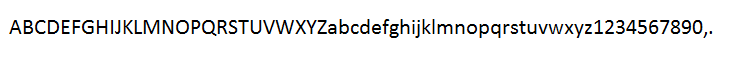
#> input picture training-data/calibri-alphabet.png, 732 x 65 px
$ python read-text-image.py training-data/calibri-alphabet.png training-data/calibri-alphabet.png
#> lines starting #> are read from the running program, lines starting #| are printed output that depends on the picture
import argparse
import json
from PIL import Image

##################################################################
#                          Methods
##################################################################

###############
# Convert a set of 2D data into rows
#
# rows = [ row1, row2, ... ]
# row = [ pixel1, pixel2, ...]
# len(rows) = number of entries in a column of pixels
#
##########
def getRowData(data,width):
	rows = []
	row = []

	count = 1

	for i in range(0,len(data)):

		row.append(data[i])

		if (count == width):
			rows.append(row)
			row = []
			count = 0

		count = count + 1

	return rows

###############
#
# cols = [ col1, col2, ... ]
# col = [ pixel1, pixel2, ...]
# len(cols) = number of entries in a row of pixels
#
##########

def getColData(rows):
	cols = []

	for j in range(0,len(rows[0])):
		col = []
		for i in range(0,len(rows)):
			col.append(rows[i][j])
		cols.append(col)

	return cols


#######
#
# chars = [ char1, char2, char3, ... ]
# char = [ col1Avg, col2Avg, ... ]
# colAvg = average pixel value of a column
# len(char) = number of columns in a character
#
####
def getChars(cols):

	chars = []
	char = []

	for i in range(0,len(cols)):

		colTotal = 0
		for j in range(0,len(cols[i])):
			colTotal = colTotal + cols[i][j]

		colAvg = colTotal / len(cols[i])

		if (colAvg < 255):
			char.append(colAvg)
		else:
			chars.append(char)
			char = []


	newChars = []
	for i in range(0,len(chars)):
		if (len(chars[i]) > 1):
			newChars.append(chars[i])
	chars = newChars
	return chars


#############
#
# trainedChars = { 'A' : char[0] , 'B' : char[1] }
#
#######
def trainChars(imageChars,textChars):

	trainedChars = {}

	for i in range(0,len(imageChars)):
		trainedChars[textChars[i]] = imageChars[i]

	return trainedChars

#################
#
# parse the image for characters
#
########
def parseImage(imageFile):

	print("Reading image : " + imageFile)

	im = Image.open(imageFile).convert('L')
	print("-----------------")
	print("-- Image stats --")
	print("-----------------")
	print(im.format, im.size, im.mode)
	print("-----------------")

	imgWidth, imgHeight = im.size

	pixels = list(im.getdata())

	rows = getRowData(pixels,imgWidth)
	cols = getColData(rows)
	chars = getChars(cols)

	print("Detected " + str(len(chars)) + " characters!\n")

	return chars

#################
#
# dump characters to json
#
########
def dumpCharsToJSON(filename,chars):
	f = open(filename, 'w')
	jsonChars = []
	for i in range(0,len(chars)):
		for j in range(0,len(chars[i])):
			jsonChars.append(chars[i][j])
		jsonChars.append(255)
		jsonChars.append(255)

	f.write(json.dumps(jsonChars))
	f.close()

#####################
#
# Score the test data with the trained data set
#
# scoreTable = { 'H' : scores, 'e' : scores }
# scores = [ score1 (char A), score2, score3, ..., score66]
#
##############
def scoreData(testChars,trainedChars):


	charString = ''


	for i in range(0,len(testChars)):

		minVal = 100000
		matchedChar = ''

		for key, value in trainedChars.items():

			penalty = 0

			if (len(testChars[i]) < len(value)):
				charLength = len(testChars[i])
			else:
				charLength = len(value)

			if (len(testChars[i]) == len(value)):
				penalty = 0
			else:
				penalty = 100

			score = 0
			totalDiff = 0

			for k in range(0,charLength):

				if (k > 0):

					testDiff = abs( testChars[i][k] - testChars[i][k-1] )
					trainDiff = abs( value[k] - value[k-1] )

					totalDiff = totalDiff + abs(testDiff - trainDiff)


			score = ( totalDiff / (charLength-1) ) + penalty

			if (score < minVal):
				minVal = score
				matchedChar = key

		print("Best score was the letter: " + matchedChar)
		print("With a score of: " + str(minVal))


		charString = charString + matchedChar

	print("Detected the following string: ")
	print(charString)


##################################################################
#                          Main
##################################################################

parser = argparse.ArgumentParser(description='Provide a path to an image containing text')
parser.add_argument('trainImage', help='Path to the training image file')
parser.add_argument('testImage', help='Path to the test image file')
args = parser.parse_args()

print("Parsing the training image...")
trainingChars = parseImage(args.trainImage)
#> in parseImage, `im = Image.open(imageFile).convert('L')`:
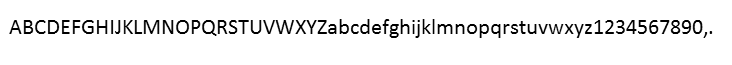
#> im: PIL image 732x65 L; min 0, max 255, mean 237.7
#| None (732, 65) L
#> in parseImage, `pixels = list(im.getdata())`: pixels = 47580 items
#> the loop in getRowData, `for i in range(0,len(data)): ` made 47580 passes
#> count on passes 1 to 12: 2, 3, 4, 5, 6, 7, 8, 9, 10, 11, 12, 13
#> after the loop in getRowData, `for i in range(0,len(data)):`: count = 1; row = []; rows = 65 items
#> after the loop in getColData, `for j in range(0,len(rows[0])):`: cols = 732 items
#> the loop in getChars, `for i in range(0,len(cols)): ` made 732 passes
#> colAvg on passes 1 to 3: 255, 255, 255
#> after the loop in getChars, `for i in range(0,len(cols)):`: chars = 67 items, first 6: [], [], [], [], [], []
#> the loop in getChars, `for i in range(0,len(chars)):` made 67 passes
#> after the loop in getChars, `for i in range(0,len(chars)):`: newChars = 29 items
#| Detected 29 characters!
#> trainingChars = 29 items
dumpCharsToJSON('training-chars.json',trainingChars)
#> the loop in dumpCharsToJSON, `for i in range(0,len(chars)):` made 29 passes
#> after the loop in dumpCharsToJSON, `for i in range(0,len(chars)):`: jsonChars = 723 values, max 255 at index 13, min 194.9 at index 417, mean 237.4

print("Associating characters to training image...")
f = open('./training-data/char-associations.txt', 'r')
#> (reads training-data/char-associations.txt from the repository)
associatedChars = list(f.read())
f.close()
print("Number of chars to associate: " + str(len(associatedChars)) + "\n")

trainedChars = trainChars(trainingChars,associatedChars)
#> the loop in trainChars, `for i in range(0,len(imageChars)):` made 29 passes
#> after the loop in trainChars, `for i in range(0,len(imageChars)):`: trainedChars = 29 items
#> trainedChars = 29 items

print("Parsing the test image...")
testChars = parseImage(args.testImage)
#| None (732, 65) L
#> the loop in getRowData (call 2), `for i in range(0,len(data)): ` made 47580 passes
#> the loop in getChars (call 2), `for i in range(0,len(cols)): ` made 732 passes
#> the loop in getChars (call 2), `for i in range(0,len(chars)):` made 67 passes
#| Detected 29 characters!
#> testChars = 29 items
dumpCharsToJSON('test-chars.json',testChars)
#> the loop in dumpCharsToJSON (call 2), `for i in range(0,len(chars)):` made 29 passes

scoreData(testChars,trainedChars)
#> the loop in scoreData, `for i in range(0,len(testChars)): ` made 29 passes
#> charString on passes 1 to 12: 'A', 'AB', 'ABC', 'ABCD', 'ABCDE', 'ABCDEF', 'ABCDEFG', 'ABCDEFGH', 'ABCDEFGHI', 'ABCDEFGHIJ', 'ABCDEFGHIJK', 'ABCDEFGHIJKL'
#> (printed output is left out)
#| ABCDEFGHIJKLMNOPQRSTUVWXYZabc
